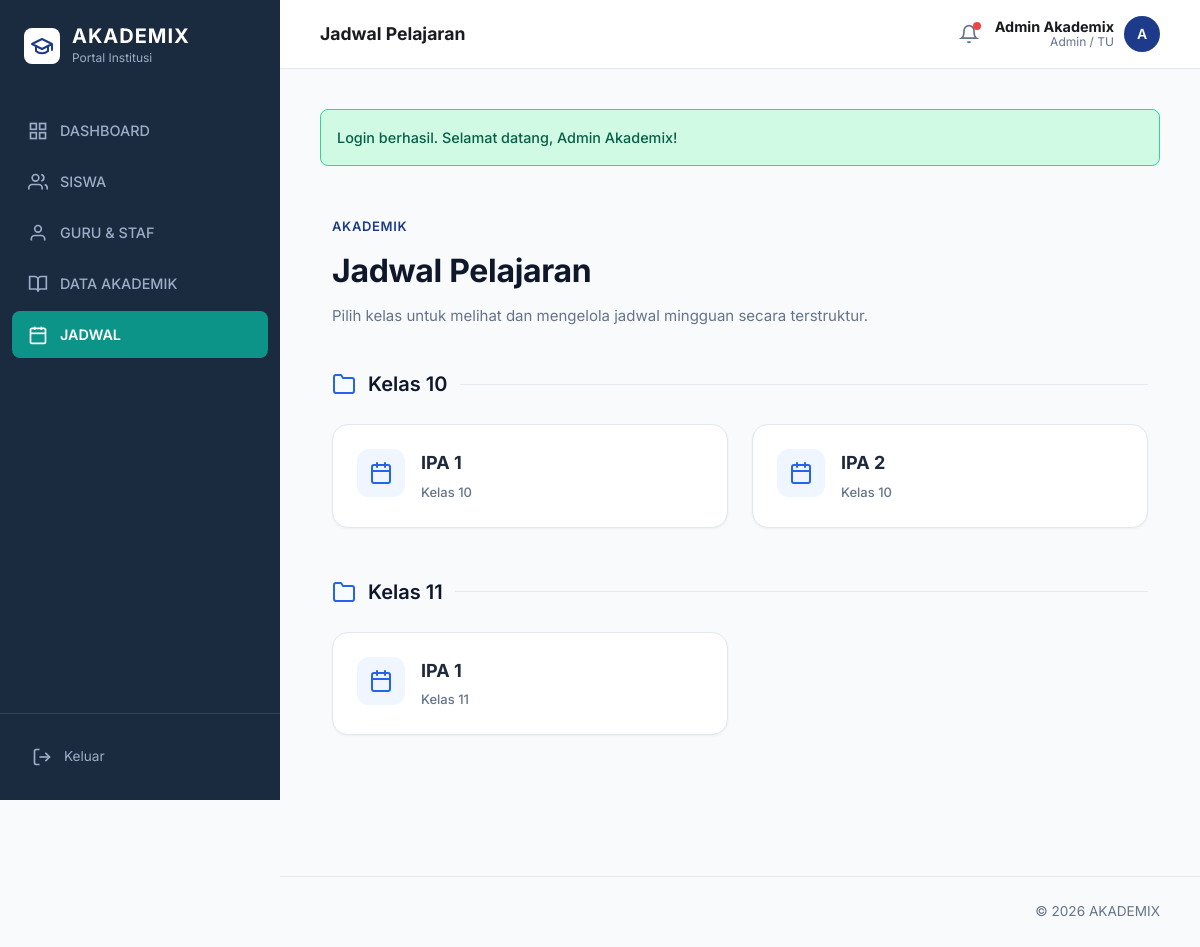
/public/index.php?route=admin/schedules (signed in), run on the app's committed database.
### tables this page shows
CREATE TABLE classrooms (
    id INT AUTO_INCREMENT PRIMARY KEY,
    academic_year_id INT NOT NULL,
    class_id INT NOT NULL,
    grade_level INT NOT NULL,
    homeroom_teacher_id INT NULL,
    CONSTRAINT fk_classrooms_academic_year FOREIGN KEY (academic_year_id) REFERENCES academic_years(id) ON DELETE RESTRICT ON UPDATE CASCADE,
    CONSTRAINT fk_classrooms_class FOREIGN KEY (class_id) REFERENCES classes(id) ON DELETE RESTRICT ON UPDATE CASCADE,
    CONSTRAINT fk_classrooms_teacher FOREIGN KEY (homeroom_teacher_id) REFERENCES teachers(id) ON DELETE SET NULL ON UPDATE CASCADE
);

CREATE TABLE classes (
    id INT AUTO_INCREMENT PRIMARY KEY,
    name VARCHAR(50) NOT NULL UNIQUE
);

### app/core/Controller.php (called while the page is built, shortened)
<?php
class Controller
{
    protected function view(string $view, array $data = []): void
    {
        extract($data, EXTR_SKIP);
        $viewFile = __DIR__ . '/../views/' . $view . '.php';
        require __DIR__ . '/../views/layouts/header.php';
        require $viewFile;
        require __DIR__ . '/../views/layouts/footer.php';
    }
}

### app/controllers/AdminController.php (called while the page is built, shortened)
<?php
class AdminController extends Controller
{
    private AdminModel $adminModel;
    public function __construct()
    {
        $this->adminModel = $this->model('AdminModel');
    }
    public function schedules(): void
    {
        $this->view('admin/schedules', [
            'title' => 'Jadwal Pelajaran',
            'academicYears' => $this->adminModel->getAcademicYears(),
            'classrooms' => $this->adminModel->getClassrooms(),
        ]);
    }
}

### app/core/App.php (called while the page is built, shortened)
<?php
class App
{
    public function run(array $routes): void
    {
        $method = strtoupper($_SERVER['REQUEST_METHOD'] ?? 'GET');
        $route = $this->resolveRoute();
        $handler = $routes[$method][$route] ?? null;
        [$controllerName, $action] = $handler;
        $controller = new $controllerName();
        $controller->{$action}();
    }
    private function resolveRoute(): string
    {
        if (isset($_GET['route'])) {
            return trim((string) $_GET['route'], '/');
        }
        $uriPath = parse_url($_SERVER['REQUEST_URI'] ?? '/', PHP_URL_PATH) ?: '/';
        $uriPath = trim($uriPath, '/');
        return $uriPath;
    }
}

### public/index.php (called while the page is built, shortened)
<?php
require __DIR__ . '/../app/core/helpers.php';
require __DIR__ . '/../app/core/Controller.php';
require __DIR__ . '/../app/core/App.php';
(new App())->run($routes);

### app/core/helpers.php (called while the page is built, shortened)
<?php
function app_config(?string $key = null, mixed $default = null): mixed
{
    static $config;
    if ($config === null) {
        $config = require __DIR__ . '/../config/config.php';
    }
    $segments = explode('.', $key);
    $value = $config;
    foreach ($segments as $segment) {
        $value = $value[$segment];
    }
    return $value;
}
function base_url(string $path = ''): string
{
    $base = rtrim(app_config('app.base_url'), '/');
    $path = ltrim($path, '/');
    return $path === '' ? $base : $base . '/' . $path;
}
function route_url(string $route = ''): string
{
    $base = base_url('index.php');
    $parts = explode('&', $route, 2);
    $url = $base . '?route=' . urlencode(trim($parts[0], '/'));
    if (isset($parts[1])) {
        $url .= '&' . $parts[1];
    }
    return $url;
}
function e(?string $value): string
{
    return htmlspecialchars((string) $value, ENT_QUOTES, 'UTF-8');
}

### app/models/AdminModel.php (called while the page is built, shortened)
<?php
class AdminModel extends Model
{
    public function getClassrooms(): array
    {
        return $this->db->query('
            SELECT c.id, c.academic_year_id, c.class_id, c.grade_level, c.homeroom_teacher_id,
                   cl.name, ay.year_label, ay.semester, u.full_name AS homeroom_teacher,
                   (SELECT COUNT(*) FROM classroom_students cs WHERE cs.classroom_id = c.id) AS student_count
            FROM classrooms c
            INNER JOIN classes cl ON cl.id = c.class_id
            INNER JOIN academic_years ay ON ay.id = c.academic_year_id
            LEFT JOIN teachers t ON t.id = c.homeroom_teacher_id
            LEFT JOIN users u ON u.id = t.user_id
            ORDER BY ay.start_date DESC, c.grade_level ASC, cl.name ASC
        ')->fetchAll();
    }
}

### app/config/config.php (called while the page is built)
<?php
return [
    'app' => [
        'name' => 'AKADEMIX',
        'base_url' => (function () {
            if (PHP_SAPI === 'cli') {
                return 'http://localhost/akademix/public';
            }
            $scheme = (!empty($_SERVER['HTTPS']) && $_SERVER['HTTPS'] !== 'off') ? 'https' : 'http';
            $host = $_SERVER['HTTP_HOST'] ?? 'localhost';
            $scriptDir = str_replace('\\', '/', dirname($_SERVER['SCRIPT_NAME'] ?? '/'));
            $base = rtrim($scriptDir, '/');
            return $scheme . '://' . $host . $base;
        })(),
        'timezone' => 'Asia/Jakarta',
    ],
    'db' => [
        'host' => getenv('DB_HOST') ?: '127.0.0.1',
        'port' => getenv('DB_PORT') ?: '3306',
        'database' => getenv('DB_NAME') ?: 'akademix',
        'username' => getenv('DB_USER') ?: 'root',
        'password' => getenv('DB_PASS') ?: '',
        'charset' => 'utf8mb4',
    ],
];

### app/views/admin/schedules.php (the view, shortened to what this page needs)
<?php
$activeYear = null;
foreach ($academicYears as $y) {
    if ($y['is_active']) {
        $activeYear = $y;
        break;
    }
}
$activeClassrooms = [];
if ($activeYear) {
    foreach ($classrooms as $c) {
        if ($c['academic_year_id'] == $activeYear['id']) {
            $activeClassrooms[] = $c;
        }
    }
}
$grouped = [];
foreach ($activeClassrooms as $c) {
    $grouped[$c['grade_level']][] = $c;
}
ksort($grouped);
?>
<div class="aes-wrapper">
    <div class="aes-header">
        <div class="aes-title">
            <span class="eyebrow">Akademik</span>
            <h1>Jadwal Pelajaran</h1>
            <div class="muted">Pilih kelas untuk melihat dan mengelola jadwal mingguan secara terstruktur.</div>
        </div>
    </div>
    <?php if (empty($grouped)): ?>
        <div style="text-align: center; padding: 64px; background: #ffffff; border-radius: 16px; border: 1px dashed #cbd5e1;">
            <p style="color: #64748b; font-size: 15px;">Belum ada kelas yang terdaftar pada tahun ajaran aktif.</p>
        </div>
    <?php else: ?>
        <?php foreach ($grouped as $grade => $classes): ?>
            <div class="period-section">
                <div class="period-title">
                    <svg width="24" height="24" viewBox="0 0 24 24" fill="none" stroke="#2563eb" stroke-width="2" stroke-linecap="round" stroke-linejoin="round"><path d="M22 19a2 2 0 0 1-2 2H4a2 2 0 0 1-2-2V5a2 2 0 0 1 2-2h5l2 3h9a2 2 0 0 1 2 2z"></path></svg>
                    Kelas <?= e((string) $grade) ?>
                </div>
                <div class="folder-grid">
                    <?php foreach ($classes as $classroom): ?>
                        <a href="<?= e(route_url('admin/schedules&classroom=' . $classroom['id'])) ?>" class="folder-card">
                            <div class="folder-icon">
                            </div>
                            <div class="folder-info">
                                <div class="folder-name"><?= e($classroom['name']) ?></div>
                                <div class="folder-meta">Kelas <?= e((string) $classroom['grade_level']) ?></div>
                            </div>
                        </a>
                    <?php endforeach; ?>
                </div>
            </div>
        <?php endforeach; ?>
    <?php endif; ?>
</div>

### public/assets/css/app.css (style rules this page uses)
:root { --primary: #1e3a8a; --on-primary: #ffffff; --secondary: #0d9488; --on-secondary: #ffffff; --surface: #f8fafc; --surface-container: #ffffff; --on-surface: #191c1e; --on-surface-variant: #444651; --sidebar-bg: #1b2b3f; --sidebar-text: #9dadc6; --sidebar-active: #0d9488; --outline: #e2e8f0; --danger: #ba1a1a; --success: #00b894; --muted: #64748b; --radius-sm: 4px; --radius: 8px; --radius-lg: 16px; --radius-full: 9999px; --transition: 0.2s cubic-bezier(0.4, 0, 0.2, 1); }
*, *::before, *::after { box-sizing: border-box; margin: 0; padding: 0; }
body { font-family: 'Inter', system-ui, -apple-system, sans-serif; background: var(--surface); color: var(--on-surface); min-height: 100vh; line-height: 1.6; -webkit-font-smoothing: antialiased; }
a { color: var(--primary); text-decoration: none; transition: color var(--transition); }
.eyebrow { font-size: 12px; text-transform: uppercase; letter-spacing: 0.05em; font-weight: 600; color: var(--muted); margin-bottom: 4px; display: block; }
.muted { color: var(--muted); }

### app/views/admin/schedules.php (style rules this page uses)
.aes-wrapper { background-color: #f8fafc; color: #191c1e; margin: -14px -28px -60px; padding: 40px; min-height: calc(100vh - 80px); font-family: 'Inter', sans-serif; }
.aes-header { margin-bottom: 40px; }
.aes-title .eyebrow { font-size: 13px; font-weight: 600; color: #1e3a8a; text-transform: uppercase; letter-spacing: 0.05em; margin-bottom: 8px; display: block; }
.aes-title h1 { font-size: 32px; font-weight: 700; color: #0f172a; margin: 0 0 8px 0; letter-spacing: -0.01em; }
.aes-title .muted { font-size: 15px; color: #64748b; }
.period-section { margin-bottom: 48px; }
.period-title { font-size: 20px; font-weight: 600; color: #0f172a; margin-bottom: 24px; display: flex; align-items: center; gap: 12px; }
.period-title::after { content: ""; flex: 1; height: 1px; background: #e2e8f0; }
.folder-grid { display: grid; grid-template-columns: repeat(auto-fill, minmax(280px, 1fr)); gap: 24px; }
.folder-card { background: #ffffff; border: 1px solid #e2e8f0; border-radius: 16px; padding: 24px; text-decoration: none; display: flex; align-items: flex-start; gap: 16px; transition: all 0.2s; box-shadow: 0 1px 3px rgba(0,0,0,0.05); }
.folder-icon { width: 48px; height: 48px; background: #eff6ff; color: #2563eb; border-radius: 12px; display: flex; align-items: center; justify-content: center; flex-shrink: 0; }
.folder-info { flex: 1; }
.folder-name { font-size: 18px; font-weight: 700; color: #1e293b; margin-bottom: 4px; }
.folder-meta { font-size: 13px; color: #64748b; font-weight: 500; }

### data on the page
classrooms: class.name "IPA 1", grade_level "10"
classrooms: class.name "IPA 2", grade_level "10"
classrooms: class.name "IPA 1", grade_level "11"

### other printed values
isset($title) ? $title : 'Ringkasan' "Jadwal Pelajaran"
$user['full_name'] "Admin Akademix"
role_label($user['role']) "Admin / TU"
mb_substr($user['full_name'], 0, 1) "A"
$success "Login berhasil. Selamat datang, Admin Akademix!"
$grade "10"
$grade "11"
